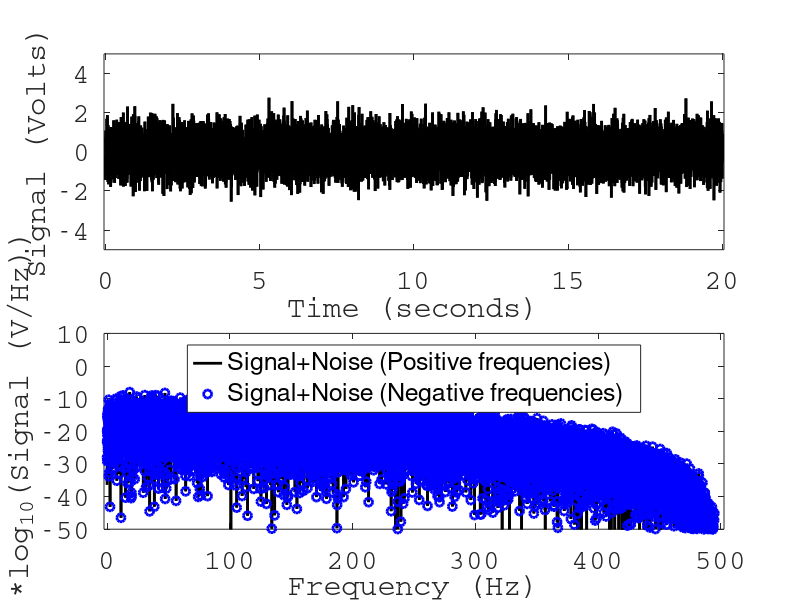

Reproduce this figure in MATLAB.
clear;
close;
home;
pkg load signal;

%dsp parameters for x-axis:
fs = 1000.0; %Hz
f_sig = 75; %Hz
T = 20.0; %Total time (1 sec)
dt = 1/fs;
df = 1/T;
f = transpose([0:df:fs/2]);
t = transpose([0.0:dt:T-dt]);
N = length(t)/2;
%dsp parameters for y-axis:
noise_sigma = 1.0;
noise = randn(size(t))*noise_sigma;
y = noise;
window = 2;

%filtering
y = filter(ones(window,1)/window,1,y); %moving-average

%Computing the spectrum
Y = sqrt(conj(fft(y)).*fft(y));
Y_R = Y(1:length(f))*dt;
Y_L = Y(length(f)-1:end)*dt;

%Plotting section
figure(1, 'position',[0,0,1000,1000]);
subplot(2,1,1);
plot(t,y,'color','black','linewidth',2.0);
xlabel('Time (seconds)','fontname','Courier','fontsize',20);
ylabel('Signal (Volts)','fontname','Courier','fontsize',20);
set(gca(),'fontname','Courier','fontsize',20);
axis([0-dt*50 T+dt*50 -5*noise_sigma 5*noise_sigma]);
subplot(2,1,2);
hold on;
plot(f,20*log10(Y_R),'color','black','linewidth',2.0);
plot(f,20*log10(flipud(Y_L)),'o','color','blue','linewidth',2.0);
axis([0-df*50 fs/2+df*50 -50 10]);
xlabel('Frequency (Hz)','fontname','Courier','fontsize',20);
ylabel('20*log_{10}(Signal (V/Hz))','fontname','Courier','fontsize',20);
set(gca(),'fontname','Courier','fontsize',20);
legend('Signal+Noise (Positive frequencies)','Signal+Noise (Negative frequencies)','location','north');
box on;
